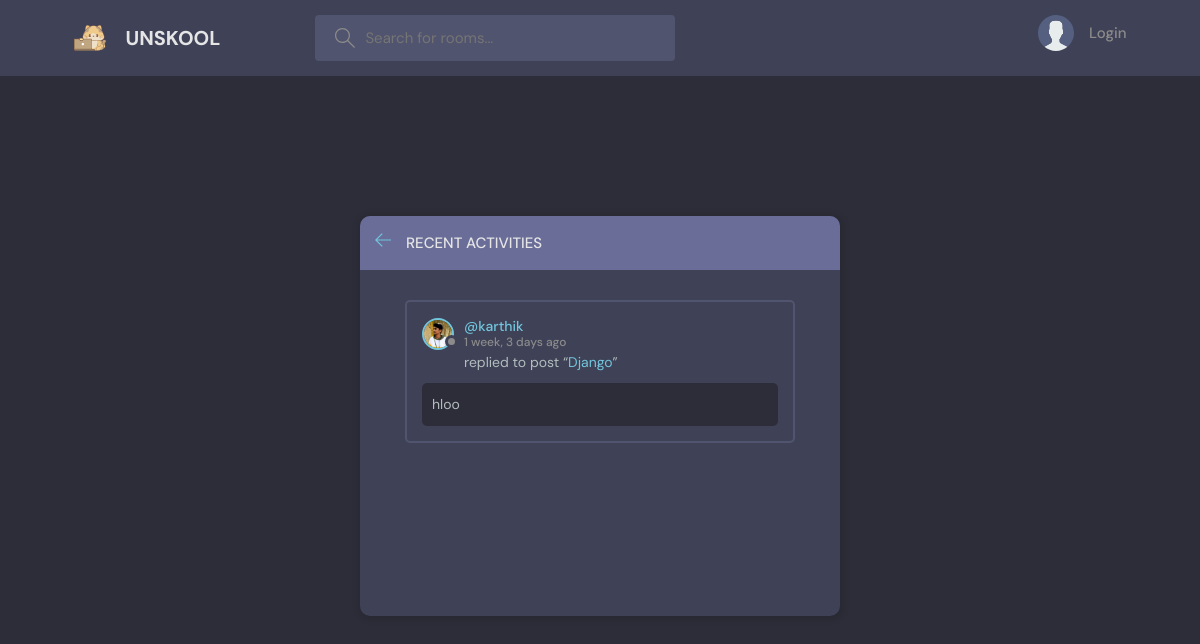
/activity/, run on an earlier commit of the app's database.
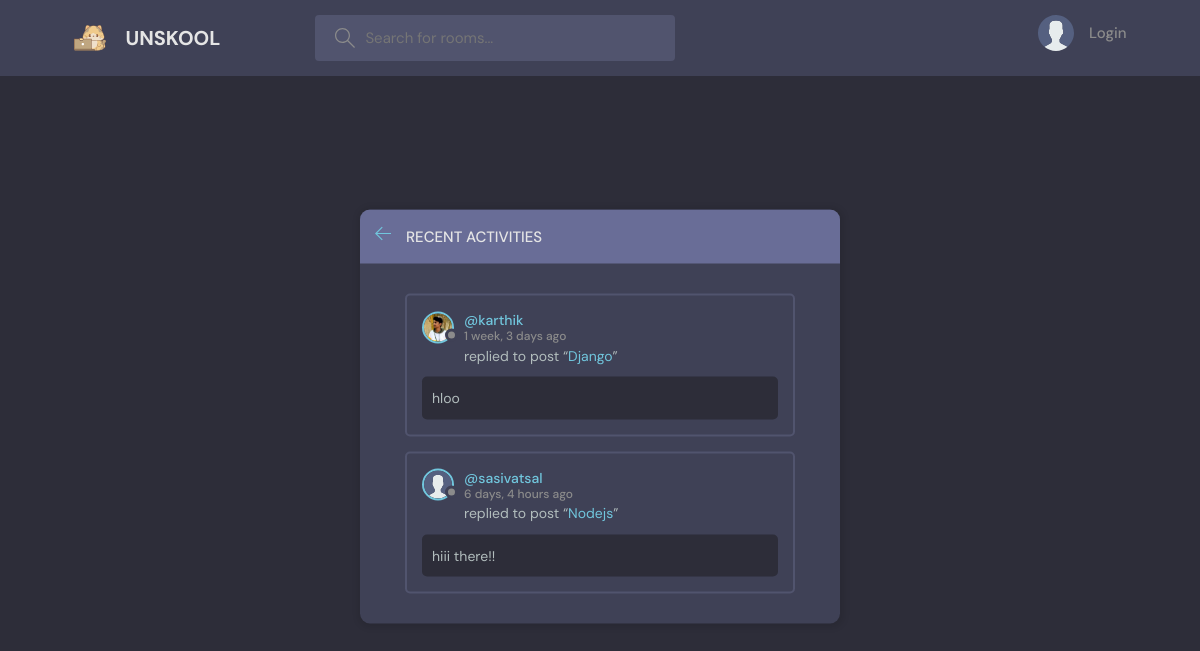
And on a later commit of the database.
### shazam/models.py (models this page shows, shortened)
class Message (models.Model):
    user=models.ForeignKey(User,on_delete=models.CASCADE)
    room=models.ForeignKey(Room ,on_delete=models.CASCADE)
    body=models.TextField(max_length=100)
    created=models.DateTimeField(auto_now_add=True)
    updated=models.DateTimeField(auto_now=True)

class User(AbstractUser):
    name=models.CharField(max_length=200,null=True)
    following = models.ManyToManyField(
        "self", blank=True, related_name="followers", symmetrical=False
    )
    email=models.EmailField(unique=True,null=True)
    bio=models.TextField(null=True)
    avatar=models.ImageField(null=True,default="avatar.svg")
    USERNAME_FIELD='email'
    REQUIRED_FIELDS=[]

class Room(models.Model):
    Host=models.ForeignKey(User,on_delete=models.SET_NULL,null=True)
    participants=models.ManyToManyField(User,related_name="participants")
    Topic=models.ForeignKey(Topic,on_delete=models.SET_NULL ,null=True)
    name=models.CharField(max_length=50)
    description=models.TextField(null=True)
    created=models.DateTimeField(auto_now_add=True)
    updated=models.DateTimeField(auto_now=True)
    def __str__(self):
        return str(self.name)

### shazam/views.py (the view)
# urls.py: path('activity/',views.activity,name='activity' ),
def activity(request):
    chatboxes=Message.objects.all()
    return render(request,'shazam/activity.html',{'chatboxes':chatboxes})

### shazam/templates/shazam/activity.html (shortened to what this page needs)
{% extends 'main.html' %}
{% block content %}
<main class="layout">
      <div class="container">
        <div class="layout__box">
          <div class="layout__boxHeader">
            <div class="layout__boxTitle">
              <a href="{% url 'home' %}">
                <svg version="1.1" xmlns="http://www.w3.org/2000/svg" width="32" height="32" viewBox="0 0 32 32">
                  <title>arrow-left</title>
                  <path
                    d="M13.723 2.286l-13.723 13.714 13.719 13.714 1.616-1.611-10.96-10.96h27.625v-2.286h-27.625l10.965-10.965-1.616-1.607z"
                  ></path>
                </svg>
              </a>
              <h3>Recent Activities</h3>
            </div>
          </div>
          <div class="activities-page layout__body">
          {% for chatbox in chatboxes %}
          <div class="activities__box">
              <div class="activities__boxHeader roomListRoom__header">
                  <a href="{% url 'profile_page' chatbox.user.id %}" class="roomListRoom__author">
                      <div class="avatar avatar--small">
                          <img src="{{chatbox.user.avatar.url}}" />
                      </div>
                      <p>
                          @{{chatbox.user.username}}
                          <span>{{chatbox.created|timesince}} ago</span>
                      </p>
                  </a>
              </div>
              <div class="activities__boxContent">
                  <p>replied to post “<a href="{% url 'room' chatbox.room.id %}">{{chatbox.room}}</a>”</p>
                  <div class="activities__boxRoomContent">{{chatbox.body}}</div>
              </div>
          </div>
          {% endfor %}
          </div>
        </div>
      </div>
    </main>
    {% endblock content %}

What changed in the data, as far as the page shows it:
added Message: user.avatar (placeholder picture), user.username "sasivatsal", created "6 days, 4 hours", room "Nodejs", body "hiii there!!"
